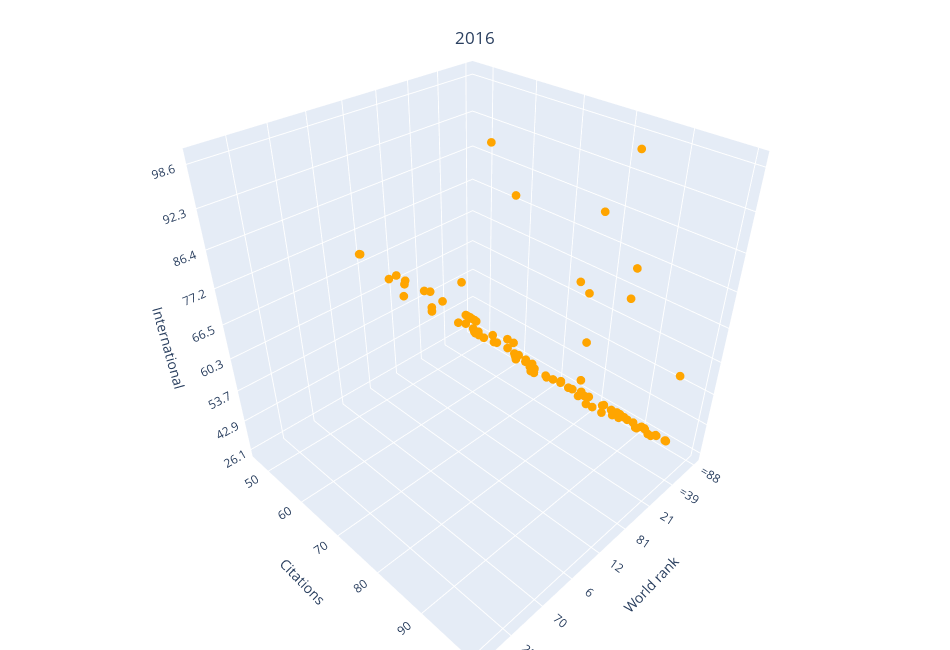

Here is the notebook cell this chart was saved with:
### Code cell
# 2015
df = df_2016
fig=go.Figure(
    go.Scatter3d(
        x=df['world_rank'],
        z=df['international'],
        y=df['citations'],
        mode='markers',
        marker=dict(
            size=3,
            color='orange'
        )
    )
)

fig.update_layout(
    title = {
         'text': "2016",
         'y':0.95, 
         'x':0.5,
         'xanchor': 'center',
         'yanchor': 'top',
        },
    width=950,
    height=650,
    margin =dict(
        l=0,
        r=0,
        b=0,
        t=0
    ),
    scene = dict(
        xaxis = dict(
            title='World rank'),
        yaxis = dict(
            title='Citations'),
        zaxis = dict(
            title='International')
        )
)

# show fig
fig.show()

### Figure 1 — Plotly figure (JSON) as saved in the notebook; plotly's stock layout.template omitted (floating-point values rounded to 4 significant figures)
{"data": [{"marker": {"color": "orange", "size": 3}, "mode": "markers", "type": "scatter3d", "x": ["=88", "87", "43", "85", "46", "50", "79", "=65", "63", "=47", "75", "=39", "=60", "36", "42", "30", "17", "=90", "64", "32", "=76", "=94", "=90", "21", "25", "62", "68", "=99", "=99", "16", "20", "22", "51", "78", "=44", "81", "84", "=39", "13", "49", "37", "29", "=94", "53", "18", "74", "1", "67", "12", "10", "58", "35", "72", "11", "=47", "41", "28", "15", "=90", "=94", "71", "3", "6", "19", "7", "59", "97", "69", "=82", "=65", "5", "=56", "54", "38", "=76", "70", "=56", "33", "93", "73", "=60", "=82", "24", "80", "34", "4", "86", "52", "98", "23", "27", "14", "2", "55", "=88", "8", "26", "9", "31", "=44"], "y": [46.6, 95.7, 60.9, 50, 92.2, 86.6, 92.3, 88, 95.9, 58.8, 80.5, 98.7, 99.2, 86.8, 69.1, 95.3, 98.6, 96.7, 97.7, 98.6, 82.1, 82.5, 83.2, 94.4, 96.5, 88.1, 93, 72.7, 76.8, 98.5, 99, 99.1, 96.4, 79.3, 84.3, 80.9, 80.5, 99.2, 99.7, 73.6, 88.2, 85.7, 85.3, 80.1, 97.2, 84, 99.8, 85.2, 97.2, 99.2, 87.4, 87.3, 60.2, 98.2, 87.8, 86, 92.2, 98.1, 81.3, 84.9, 95.6, 99.9, 99.8, 90.9, 99.3, 82.6, 80.1, 91.2, 86.2, 61.5, 99.7, 77.5, 87.1, 78.9, 92.3, 87.7, 77.3, 86.6, 94.3, 73.3, 82.4, 82.1, 96.3, 78.2, 91.5, 97, 78.8, 72.3, 93.3, 94.3, 93.8, 94.2, 98.8, 85.6, 82.7, 96.7, 79.4, 91.1, 94.6, 70.1], "z": ["26.1", "29.1", "30.3", "30.9", "31.7", "33.0", "33.9", "35.3", "39.0", "39.5", "40.8", "42.9", "44.9", "45.8", "49.2", "49.3", "49.5", "51.0", "51.0", "51.2", "51.8", "52.7", "53.0", "53.7", "53.9", "55.8", "56.3", "56.4", "56.4", "56.4", "56.5", "57.1", "57.8", "58.2", "58.4", "59.6", "60.3", "61.5", "61.9", "62.6", "62.8", "62.8", "63.6", "63.8", "63.9", "63.9", "64.0", "64.3", "64.3", "65.0", "66.5", "68.6", "69.2", "70.0", "70.3", "71.5", "73.1", "73.5", "74.1", "76.1", "76.1", "76.3", "77.2", "77.8", "78.5", "80.5", "81.9", "82.4", "83.3", "84.0", "84.0", "84.4", "85.5", "85.5", "85.8", "86.4", "87.0", "87.1", "87.3", "87.6", "89.3", "89.5", "89.8", "90.3", "90.5", "91.5", "92.3", "93.3", "93.5", "93.6", "93.8", "94.4", "94.4", "94.6", "95.5", "96.0", "96.2", "97.9", "98.6", "99.5"]}], "layout": {"height": 650, "margin": {"b": 0, "l": 0, "r": 0, "t": 0}, "scene": {"xaxis": {"title": {"text": "World rank"}}, "yaxis": {"title": {"text": "Citations"}}, "zaxis": {"title": {"text": "International"}}}, "title": {"text": "2016", "x": 0.5, "xanchor": "center", "y": 0.95, "yanchor": "top"}, "width": 950}}
